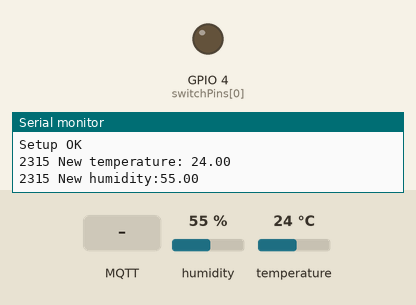
Simulated run of this sketch. Board: ESP8266 (Wemos D1 mini). Shown: output pins drawn as LEDs (lit = HIGH), the last lines printed to the serial monitor. The test bench sets the inputs (shaded band); at power-on: humidity 55 %, temperature 24 °C. WiFi joins after 1.5 s; servers stay silent unless stated; no MQTT or app messages arrive unless stated.

Above: at 3.5 s.
3.6 s: MQTT message "1" arrives on the first subscribed topic
At 6.5 s:
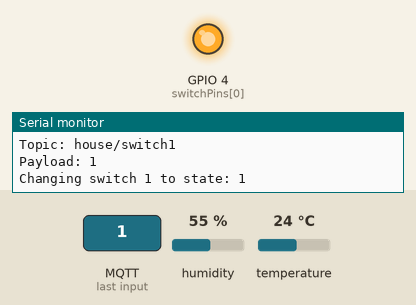
6.8 s: MQTT message "0" arrives on the first subscribed topic
At 9.3 s:
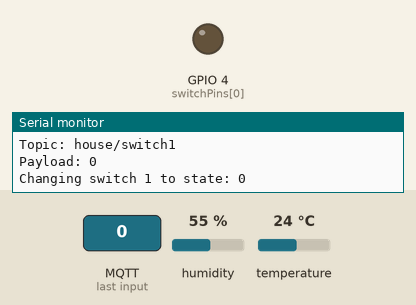
Timing chart, 0 to 10.8 s (numbered marks = the images above; inputs shaded):
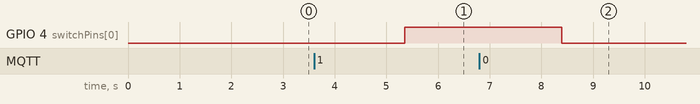

The sketch:

ESP8266_HASS_MQTT_Relay.ino
```cpp
// multiple Relay Switch over WIFI using MQTT and Home Assistant with OTA Support
// written by Tamas DAJKA, Hungary (V1pr@GitHub)
//
// Based on Erick Joaquin's work: https://community.home-assistant.io/t/arduino-relay-switches-over-wifi-controlled-via-hass-mqtt-comes-with-ota-support/13439/41
//EJ: The only way I know how to contribute to the HASS Community... you guys ROCK!!!!!
//EJ: Erick Joaquin :-) Australia

// Original sketch courtesy of ItKindaWorks
//ItKindaWorks - Creative Commons 2016
//github.com/ItKindaWorks
//
// the sketch below works with a GeekCreit ESP12F V3 ( nodeMCU clone)
//
//Required libraries - Arduino IDE -> Sketch -> Libraries -> Managge:
// * PubSubClient ( found also here: https://github.com/knolleary/pubsubclient )
// * ArduinoOTA
// * DHT
// * Adafruit sensors
//
//ESP8266 Simple MQTT switch controller

#include <PubSubClient.h>
#include <ESP8266WiFi.h>
#include <ArduinoOTA.h>
#include <DHT.h>
#include <ctype.h>

void callback(char* topic, byte* payload, unsigned int length);

//EDIT THESE LINES TO MATCH YOUR SETUP
const char* ssid = "your_ssid";
const char* password = "your_wifi_password";

#define mqtt_server "your_mqtt_server_ip"
#define mqtt_user "your_mqtt_server_user"
#define mqtt_password "your_mqtt_server_pass"

#define humidity_topic "sensor/humidity"
#define temperature_topic "sensor/temperature"

#define DHTTYPE DHT11
// pin 14 is D5 for my board
#define DHTPIN  14


//EJ: Data PIN Assignment on WEMOS D1 R2 https://www.wemos.cc/product/d1.html
// if you are using Arduino UNO, you will need to change the "D1 ~ D4" with the corresponding UNO DATA pin number
//
// V1pr: add pins with relays to array switchPins and set switchCnt to the number relays attached (max. 9)
//

// max 9 switches!
// help for pinout:
// D4 = 2
// D2 = 4
int switchPins[] = { 4 };
/*
 * Type of the switch
 *
 *   0: on/off
 *   >0: will set switch ON for this DELAY miliseconds - toggle
 */
int switchTypes[] = { 0 };

// automatic numbering and trailing slash - this is the MQTT base address - modify to suit you setup, or leave it as it is :)
const char* switchTopic_base = "house/switch";

// sleep time - set to 0 to disable
const int sleepTimeS = 3;


/*
 *
 *  NO MODIFICATION NEEDED BELOW
 *
 */

WiFiClient wifiClient;
PubSubClient client(mqtt_server, 1883, callback, wifiClient);
DHT dht(DHTPIN, DHTTYPE, 11); // 11 works fine for ESP8266

int switchCnt = 1;
long lastMsg = 0;
float temp = 0.0;
float hum = 0.0;
float diff = 1.0;
long now = 0;

void setup() {

  delay(50);

  //start the serial line for debugging
  Serial.begin(115200);
  delay(150);

  // calculate the array length
  switchCnt = sizeof(switchPins)/sizeof(int);

  //initialize the switch pins as an output and set to LOW (off)
  for ( int idx = 0; idx < switchCnt; idx++ ) {
    Serial.print("Initializing RELAY ");
    Serial.print(idx+1);
    Serial.print(" on GPIO pin ");
    Serial.println(switchPins[idx]);
    pinMode(switchPins[idx], OUTPUT); // Relay Switch 1
    digitalWrite(switchPins[idx], LOW);
  }

  // builtin LED - Off now
  //pinMode(LED_BUILTIN,OUTPUT);
  //digitalWrite(LED_BUILTIN,LOW);

  ArduinoOTA.setHostname("Arduino ESP"); // A name given to your ESP8266 module when discovering it as a port in ARDUINO IDE
  ArduinoOTA.begin(); // OTA initialization

  //start wifi subsystem
  WiFi.begin(ssid, password);
  // for light sleep
  WiFi.mode(WIFI_STA);
  //attempt to connect to the WIFI network and then connect to the MQTT server
  reconnect();

  Serial.println("Setup OK");

  //wait a bit before starting the main loop
  delay(500);

  //  Enable light sleep
  WiFi.setSleepMode(WIFI_LIGHT_SLEEP);
}


void loop(){

  //reconnect if connection is lost
  if (!client.connected() && WiFi.status() == 3) {reconnect();}

  //maintain MQTT connection
  client.loop();

  now = millis();
  if (now - lastMsg > 2000) {
    lastMsg = now;

    float newTemp = dht.readTemperature();
    float newHum = dht.readHumidity();

    if (checkBound(newTemp, temp, diff)) {
      temp = newTemp;
      Serial.print(now);
      Serial.print(" New temperature: ");
      Serial.println(String(temp).c_str());
      client.publish(temperature_topic, String(temp).c_str(), true);
    }

    if (checkBound(newHum, hum, diff)) {
      hum = newHum;
      Serial.print(now);
      Serial.print(" New humidity:");
      Serial.println(String(hum).c_str());
      client.publish(humidity_topic, String(hum).c_str(), true);
    }
  }

  //MUST delay to allow ESP8266 WIFI functions to run
  delay(10);
  ArduinoOTA.handle();

  // Sleep
  /*
   * Use this for deep sleep -> needs testing!
  if ( sleepTimeS > 0 ) {
    Serial.println("ESP8266 in sleep mode");
    ESP.deepSleep(sleepTimeS * 1000000);
    delay(30);
    Serial.println("ESP8266 is awake");
  }
  */
  delay(sleepTimeS*1000);

  Serial.print(now);
  Serial.println(" ESP Awake");

  /*
   *
   * this only works, if there is NO Serial, since uses the same PIN as TX
   *
  //flash LED
  digitalWrite(LED_BUILTIN,HIGH);
  delay(150);
  digitalWrite(LED_BUILTIN,LOW);
  */
}

/*
 *
 * Callback to handle MQTT server calls
 */
void callback(char* topic, byte* payload, unsigned int length) {

  //convert topic to string to make it easier to work with
  String topicStr = topic;

  //Print out some debugging info
  Serial.println("Callback update from MQTT broker.");
  Serial.print("Topic: ");
  Serial.println(topicStr);
  Serial.print("Payload: ");
  char *buffer = (char *)payload;
  Serial.println(buffer[0]);
  if ( topicStr.indexOf('switch') != -1 ) {

    //char switchNum = topicStr.charAt(topic[strlen(topic)-1]);
    char switchNum = topic[strlen(topic)-1];
    int swNum = switchNum - '0';

    //EJ: Note:  the "topic" value gets overwritten everytime it receives confirmation (callback) message from MQTT
    //Serial.print("SwitchNum: ");
    //Serial.println(switchNum);
    //Serial.println(swNum);

    char swTopicConf[strlen(switchTopic_base)+10];
    sprintf(swTopicConf,"%s%d/Confirm",switchTopic_base,swNum);
    //Serial.println(swTopicConf);

    if ( swNum <= switchCnt ) {
      //turn the switch on if the payload is '1' and publish to the MQTT server a confirmation message
      Serial.print("Changing switch ");
      Serial.print(swNum);
      Serial.print(" to state: ");
      Serial.println(buffer[0]);
      if ( buffer[0] == '1' ) {
         digitalWrite(switchPins[swNum-1], HIGH);
         client.publish(swTopicConf, "1");
         //Serial.println(switchTypes[swNum-1]);
         //Serial.println(isdigit(switchTypes[swNum-1]));
         if ( switchTypes[swNum-1] > 0 ) {
            Serial.println("Turning off after delay");
            delay(switchTypes[swNum-1]);
            digitalWrite(switchPins[swNum-1], LOW);
            client.publish(swTopicConf, "0");
         }
      } else if (buffer[0] == '0' ){
         digitalWrite(switchPins[swNum-1], LOW);
         client.publish(swTopicConf, "0");
      }
    }
  } else {
    Serial.println("Unknown topic: "+topicStr);
  }
}


void reconnect() {

  //attempt to connect to the wifi if connection is lost
  if(WiFi.status() != WL_CONNECTED){
    //debug printing
    Serial.print("Connecting to ");
    Serial.println(ssid);

    //loop while we wait for connection
    while (WiFi.status() != WL_CONNECTED) {
      delay(500);
      Serial.print(".");
    }

    //print out some more debug once connected
    Serial.println("");
    Serial.println("WiFi connected");
    Serial.print("IP address: ");
    Serial.println(WiFi.localIP());
  }

  //make sure we are connected to WIFI before attemping to reconnect to MQTT
  if(WiFi.status() == WL_CONNECTED){
    delay(10);
    // Loop until we're reconnected to the MQTT server
    while ( ! client.connected() ) {
      Serial.print("Attempting MQTT connection...");

      // Generate client name based on MAC address and last 8 bits of microsecond counter
      String clientName;
      clientName += "esp8266-";
      uint8_t mac[6];
      WiFi.macAddress(mac);
      clientName += macToStr(mac);

      //if connected, subscribe to the topic(s) we want to be notified about
      //EJ: Delete "mqtt_username", and "mqtt_password" here if you are not using any
      if (client.connect((char*) clientName.c_str(),mqtt_user, mqtt_password)) {
        Serial.println("\tMQTT Connected - subscribing to topics");
        char swT[strlen(switchTopic_base)+3];
        for (int idx = 1; idx <= switchCnt; idx++) {
          sprintf(swT,"%s%d",switchTopic_base,idx);
          Serial.print("Subscribing to ");
          Serial.print(swT);
          Serial.print(" ... ");
          client.subscribe(swT);
          Serial.println("OK");
        }
      } else {
        //otherwise print failed for debugging
        Serial.println("\tFailed.");
        delay(3000);
      }
      delay(50);
    }
  }
  Serial.println("Wifi OK");
}

//generate unique name from MAC addr
String macToStr(const uint8_t* mac){

  String result;

  for (int i = 0; i < 6; ++i) {
    result += String(mac[i], 16);

    if (i < 5){
      result += ':';
    }
  }

  return result;
}

bool checkBound(float newValue, float prevValue, float maxDiff) {
  return !isnan(newValue) &&
         (newValue < prevValue - maxDiff || newValue > prevValue + maxDiff);
}
```

Measured:
- after the input at 3.6 s, GPIO 4 (switchPins[0]): LOW → HIGH after 1.8 s
- after the input at 6.8 s, GPIO 4 (switchPins[0]): HIGH → LOW after 1.6 s
